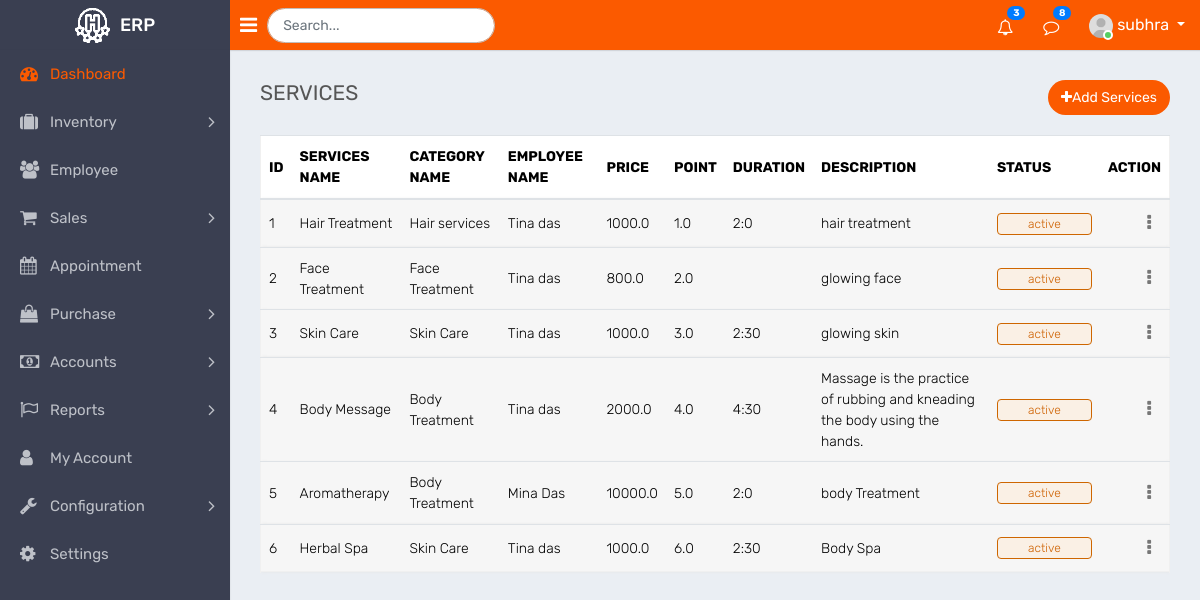
The page /services/ (signed in) on the database its author committed.
### app.py (models this page shows, shortened)
class User(UserMixin, db.Model):
    __tablename__ = 'users'
    id = db.Column(db.Integer, primary_key=True)
    username = db.Column(db.String(15), unique=True)
    email = db.Column(db.String(50), unique=True)
    password = db.Column(db.String(80))

class Service(db.Model):
    __tablename__ = 'services'
    id = db.Column(db.Integer, primary_key=True)
    name = db.Column(db.String(50), unique=True, nullable=False)
    category_name = db.Column(db.String(255), nullable=False)
    price = db.Column(db.Float, nullable=False)
    point = db.Column(db.Float, nullable=False)
    emp_name = db.Column(db.String(225), nullable=False)
    duration = db.Column(db.String(255), nullable=False)
    description = db.Column(db.String(255), nullable=False)
    status = db.Column(db.Boolean, default=0)
    created_on = db.Column(db.DateTime, server_default=db.func.now())

### app.py (the view)
@app.route("/services/")
@login_required
def services():
    all_service = Service.query.all()
    all_data = Category.query.all()
    emp = Employee.query.all()
    return render_template("inventory/services.html",service=all_service, category=all_data, employee=emp, name=current_user.username)

### app.py (called while the page is built)
@login_manager.user_loader
def load_user(user_id):
    return User.query.get(int(user_id))

### templates/inventory/services.html (shortened to what this page needs)
{% extends "base.html" %}
{% block content %}
<div class="page-wrapper">
  <div class="content">
    <div class="row">
      <div class="col-sm-4 col-3">
        <h4 class="page-title">SERVICES</h4>
      </div>
      <div class="col-sm-8 col-9 text-right m-b-20">
        <a href="" class="btn btn btn-primary btn-rounded float-right" data-toggle="modal" data-target="#modal-lg"><i
            class="fa fa-plus"></i>Add Services
        </a>
      </div>
    </div>
    <div class="row">
      <div class="col-md-12">
        <div class="table-responsive">
          <table class="table table-striped custom-table">
            <thead>
              <tr>
                <th>ID</th>
                <th>SERVICES NAME</th>
                <th>CATEGORY NAME</th>
                <th>EMPLOYEE NAME</th>
                <th>PRICE</th>
                <th>POINT</th>
                <th>DURATION</th>
                <th>DESCRIPTION</th>
                <th>STATUS</th>
                <th class="text-right">ACTION</th>
              </tr>
            </thead>
            <tbody>
              {% for row in service %}
              <tr>
                <td>{{row.id}}</td>
                <td>{{row.name}}</td>
                <td>{{row.category_name}}</td>
                <td>{{row.emp_name}}</td>
                <td>{{row.price}}</td>
                <td>{{row.point}}</td>
                <td>{{row.duration}}</td>
                <td>{{row.description}}</td>
                <td>{%if row.status%}<span class="custom-badge status-green">active</span>{%else%}<span
                    class="custom-badge status-red">inactive</span>{%endif%}</td>
                <td class="text-right">
                  <div class="dropdown dropdown-action">
                    <a href="#" class="action-icon dropdown-toggle" data-toggle="dropdown" aria-expanded="false"><i
                        class="fa fa-ellipsis-v"></i></a>
                  </div>
                </td>
              </tr>
              <tr>
                {% endfor %}
              </tr>
            </tbody>
          </table>
        </div>
      </div>
    </div>
  </div>
  {% endblock %}

### templates/base.html (shortened to what this page needs)
<!DOCTYPE html>
<html lang="en">
<head>
    <link rel="stylesheet" type="text/css" href="/static/assets/css/bootstrap.min.css">
    <link rel="stylesheet" type="text/css" href="/static/assets/css/font-awesome.min.css">
    <link rel="stylesheet" type="text/css" href="/static/assets/plugins/morris/morris.css">
    <link rel="stylesheet" type="text/css" href="/static/assets/css/jquery.circliful.css">
    <link rel="stylesheet" type="text/css" href="/static/assets/css/style.css">
</head>
<body>
    <div class="main-wrapper">
        <div class="header">
            <div class="header-left">
                <a href="/dashboard" class="logo">
                    <img src="/static/assets/img/logoo.png" width="35" height="35" alt=""> <span>ERP</span>
                </a>
            </div>
            <div class="menubar">
                <a id="toggle_btn" href="javascript:void(0);"><i class="fa fa-bars"></i></a>
            </div>
            <div class="searchbar">
                <form class="form-inline my-1 w-25 float-left">
                    <input class="form-control mr-sm-2 search-input" type="search" placeholder="Search...">
                </form>
            </div>
            <ul class="nav user-menu float-right">
                <li class="nav-item dropdown d-none d-sm-block">
                    <a href="#" class="dropdown-toggle nav-link" data-toggle="dropdown"><i class="fa fa-bell-o"></i>
                        <span class="badge badge-pill bg-primary float-right">3</span></a>
                </li>
                <li class="nav-item dropdown d-none d-sm-block">
                    <a href="javascript:void(0);" id="open_msg_box" class="hasnotifications nav-link"><i
                            class="fa fa-comment-o"></i> <span
                            class="badge badge-pill bg-primary float-right">8</span></a>
                </li>
                <li class="nav-item dropdown has-arrow">
                    <a href="#" class="dropdown-toggle nav-link user-link" data-toggle="dropdown">
                        <span class="user-img"><img class="rounded-circle" src="/static/assets/img/user.jpg"
                                width="40" alt="Admin">
                            <span class="status online"></span></span>
                        <span>{{name}}</span>
                    </a>
                </li>
            </ul>
        </div>
        <div class="sidebar" id="sidebar">
            <div class="sidebar-inner slimscroll">
                <div id="sidebar-menu" class="sidebar-menu">
                    <ul>
                        <li class="active">
                            <a class="active" href="/dashboard"><i class="fa fa-dashboard"></i>
                                <span>Dashboard</span></a>
                        </li>
                        <li class="submenu">
                            <a href="#"><i class="fa fa-suitcase" aria-hidden="true"></i><span>Inventory</span> <span
                                    class="menu-arrow"></span></a>
                        </li>
                        <li>
                            <a href="/employee"><i class="fa fa-users" aria-hidden="true"></i><span>Employee</span></a>
                        </li>
                        <li class="submenu">
                            <a href="#"><i class="fa fa-shopping-cart" aria-hidden="true"></i> <span>Sales</span> <span
                                    class="menu-arrow"></span></a>
                        </li>
                        <li>
                            <a href="/Appointment"><i class="fa fa-calendar" aria-hidden="true"></i><span>Appointment</span></a>
                        </li>
                        <li class="submenu">
                            <a href="#"><i class="fa fa-shopping-bag" aria-hidden="true"></i> <span> Purchase </span>
                                <span class="menu-arrow"></span></a>
                        </li>
                        <li class="submenu">
                            <a href="#"><i class="fa fa-money"></i> <span> Accounts </span> <span
                                    class="menu-arrow"></span></a>
                        </li>
                        <li class="submenu">
                            <a href="#"><i class="fa fa-flag-o"></i> <span> Reports </span> <span
                                    class="menu-arrow"></span></a>
                        </li>
                        <li>
                            <a href="settings.html"><i class="fa fa-user" aria-hidden="true"></i><span>My Account</span></a>
                        </li>
                        <li class="submenu">
                            <a href="#"><i class="fa fa-wrench" aria-hidden="true"></i>
                                <span> Configuration </span> <span
                                    class="menu-arrow"></span></a>
                        </li>
                        <li>
                            <a href="settings.html"><i class="fa fa-cog"></i> <span>Settings</span></a>
                        </li>
                    </ul>
                </div>
            </div>
        </div>
        {% block content %}
        {% endblock %}
    </div>
</body>
</html>

### rows shown on the page
User: username "subhra"
Service: id "1", name "Hair Treatment", category_name "Hair services", emp_name "Tina das", price "1000.0", point "1.0", duration "2:0", description "hair treatment", status "active"
Service: id "2", name "Face Treatment", category_name "Face Treatment", emp_name "Tina das", price "800.0", point "2.0", description "glowing face", status "active"
Service: id "3", name "Skin Care", category_name "Skin Care", emp_name "Tina das", price "1000.0", point "3.0", duration "2:30", description "glowing skin", status "active"
Service: id "4", name "Body Message", category_name "Body Treatment", emp_name "Tina das", price "2000.0", point "4.0", duration "4:30", description "Massage is the practice of rubbing and kneading the body using the hands.", status "active"
Service: id "5", name "Aromatherapy", category_name "Body Treatment", emp_name "Mina Das", price "10000.0", point "5.0", duration "2:0", description "body Treatment", status "active"
Service: id "6", name "Herbal Spa", category_name "Skin Care", emp_name "Tina das", price "1000.0", point "6.0", duration "2:30", description "Body Spa", status "active"
